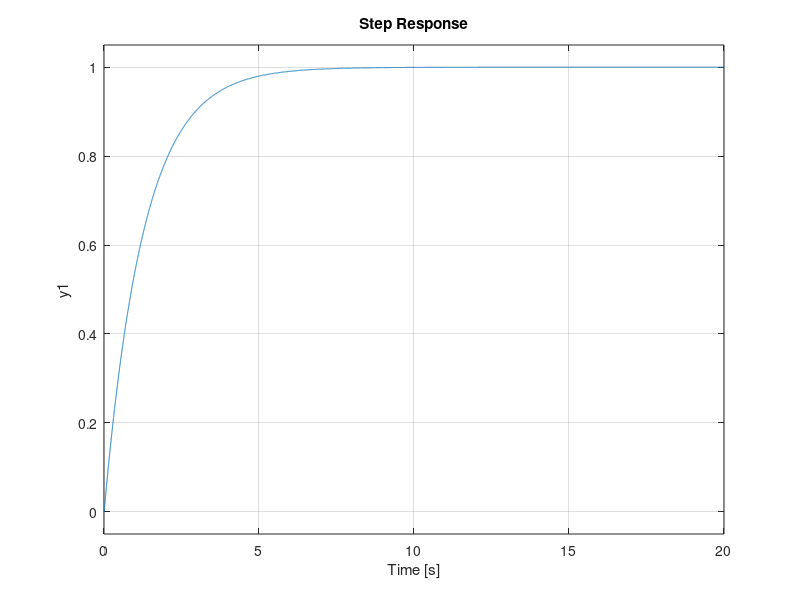

Here is the MATLAB script that generated this plot:
close all; clear all; clc;
pkg load control

s = tf('s');

PI = (s + 0.1)/s;
P = 12;
G1 = 37/(s+200);
G2 = 5/(s+0.1);

Ft = P * G1;
RealimG1 = feedback (G1, 1);
Ft1 = PI * RealimG1 * G2;
RealimG2 = feedback (Ft1, 1);
step (RealimG2);
